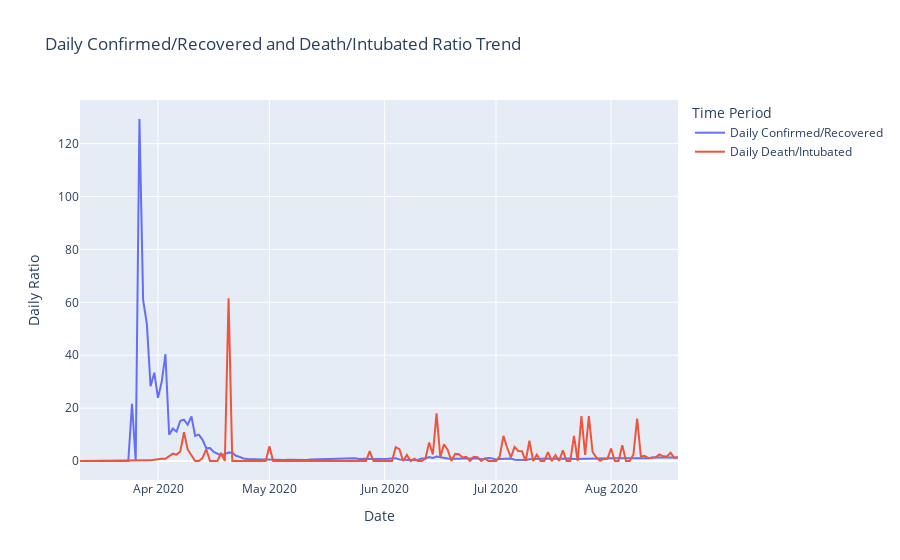

Notebook cell for this chart:
### Markdown cell above
Aynı grafik türü ancak iki farklı parametrenin karşılaştırılmasını gösteren aşağıda grafikte ise günlük vaka sayısının günlük iyileşen sayısına oranı ile günlük vefat eden sayısının günlük entübe hasta sayısına oranını görülmektedir. Özellikle günlük vaka sayısının günlük iyileşen sayısına oranının "1"'in altında olması salgının kontrol altında olduğunu bize söylemektedir.

### Code cell
#Confirmed-Recovered ratio and Deaths-Intubated ratio is important
#It shows us how was going pandemic what is trend
#for to say pandemic under control Confirmed-Recovered ratio should be under one is required
daily_con_rec_death_int = px.line(x=df.index,y=df['Daily Confirmed/Recovered'], color=px.Constant("Daily Confirmed/Recovered"),
             labels=dict(x="Date", y="Daily Ratio", color="Time Period"),
            title = 'Daily Confirmed/Recovered and Death/Intubated Ratio Trend')
daily_con_rec_death_int.add_scatter(x=df.index,y=df['Daily Death/Intubated'], name="Daily Death/Intubated")
daily_con_rec_death_int.show()

### Figure 1 — Plotly figure (JSON) as saved in the notebook; plotly's stock layout.template omitted (floating-point values rounded to 4 significant figures; data arrays with more than 128 entries replaced by an {"elided": "..."} marker saying what was removed)
{"data": [{"hovertemplate": "Time Period=Daily Confirmed/Recovered<br>Date=%{x}<br>Daily Ratio=%{y}<extra></extra>", "legendgroup": "Daily Confirmed/Recovered", "line": {"color": "#636efa", "dash": "solid"}, "mode": "lines", "name": "Daily Confirmed/Recovered", "orientation": "v", "showlegend": true, "type": "scatter", "x": {"elided": "162 str values"}, "xaxis": "x", "y": {"elided": "162 float values"}, "yaxis": "y"}, {"name": "Daily Death/Intubated", "type": "scatter", "x": {"elided": "162 str values"}, "y": {"elided": "162 float values"}}], "layout": {"legend": {"title": {"text": "Time Period"}, "tracegroupgap": 0}, "title": {"text": "Daily Confirmed/Recovered and Death/Intubated Ratio Trend"}, "xaxis": {"anchor": "y", "domain": [0, 1], "title": {"text": "Date"}}, "yaxis": {"anchor": "x", "domain": [0, 1], "title": {"text": "Daily Ratio"}}}}
